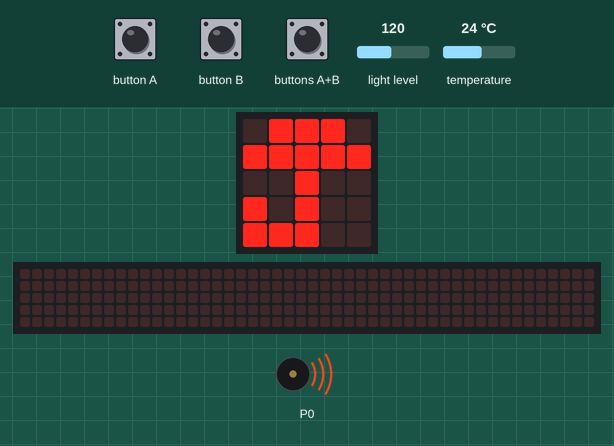
Bench run of a program on a simulated BBC micro:bit (MakeCode). Shown: the board's 5×5 LED display, a strip that is not on the board, showing the scrolling text unrolled, buzzer (waves = sounding). Inputs (shaded band) come from the test bench; at power-on: light level 120, temperature 24 °C. The 48×5 strip is a reading aid, not a part: it shows the text the display is scrolling, unrolled, one strip-width of it at a time.

Above: at 1.2 s.
1.3 s: button A pressed for 0.15 s
At 1.65 s:
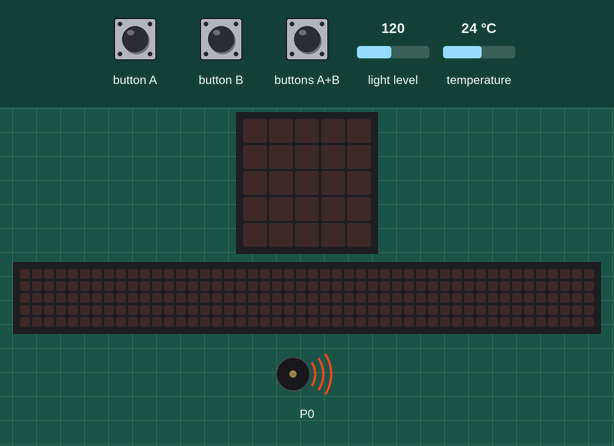
2.0 s: light level set to 103
6.6 s: light level set to 97
At 10.91 s:
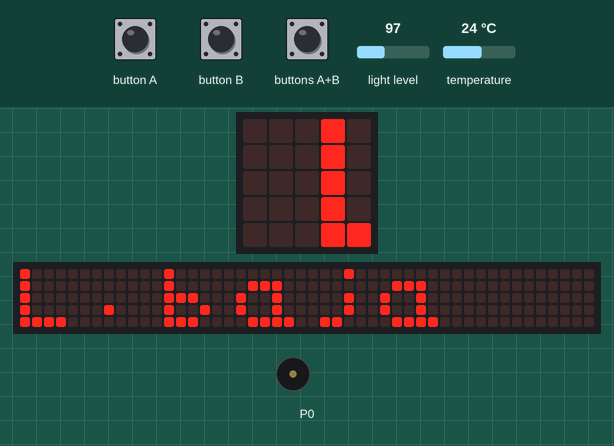
18.8 s: temperature set to 7 °C
At 19.33 s:
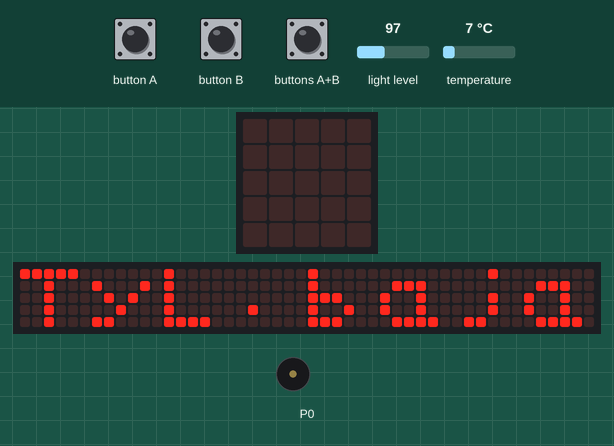
21.0 s: light level set to 128
At 30.91 s:
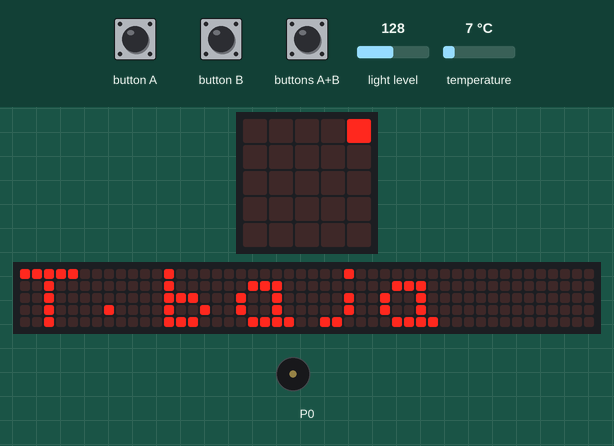
Timing chart, 0 to 32.3 s (numbered marks = the images above; inputs shaded):
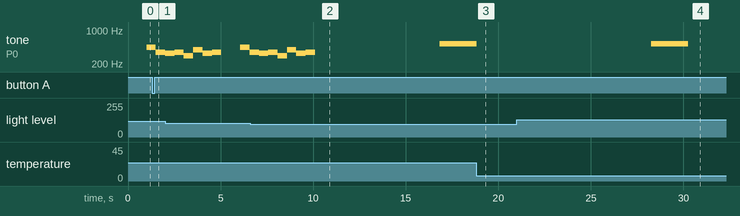

Measured:
- the behaviour switches between 101 and 100 on light level (found by bisection; images 1 and 2)
- after the input at 1.3 s, the display: changes after 0.15 s (image 1)
- after the input at 6.6 s, the display: first differs from a run without the input after 3.9 s (image 2 shows a later state)
- after the input at 18.8 s, the display: changes after 0.46 s (image 3)
- after the input at 21.0 s, the display: first differs from a run without the input after 9.7 s (image 4 shows a later state)
- by itself, tone on P0: plays 330 Hz for 0.51 s, 349 Hz for 0.51 s, 294 Hz for 0.51 s, 392 Hz for 0.51 s, 330 Hz for 0.51 s, 349 Hz for 0.50 s … (7 notes in this stretch)
- what the display in image 1 shows lasts 0.4 s, from 1.5 s to 1.9 s

The program:

main.ts
```typescript
input.onButtonPressed(Button.A, function () {
    basic.showLeds(`
        . . . . .
        . . . . .
        . . . . .
        . . . . .
        . . . . .
        `)
    basic.showNumber(input.temperature())
})
input.onButtonPressed(Button.AB, function () {
    basic.showLeds(`
        . . . . .
        . . . . .
        . . . . .
        . . . . .
        . . . . .
        `)
    basic.showNumber(input.temperature())
    basic.showNumber(input.lightLevel())
})
input.onButtonPressed(Button.B, function () {
    basic.showLeds(`
        . . . . .
        . . . . .
        . . . . .
        . . . . .
        . . . . .
        `)
    basic.showNumber(input.lightLevel())
})
basic.forever(function () {
    basic.showLeds(`
        . . . . .
        . . . . .
        . . . . .
        . . . . .
        . . . . .
        `)
    if (input.temperature() < 8) {
        if (input.lightLevel() <= 100) {
            basic.showString("TyL.bajas")
        } else if (input.lightLevel() >= 200) {
            basic.showString("T.baja,L.alta")
        } else {
            basic.showString("T.baja")
        }
        music.playTone(523, music.beat(BeatFraction.Breve))
    } else if (input.temperature() > 30) {
        if (input.lightLevel() <= 100) {
            basic.showString("T.alta,L.baja")
        } else if (input.lightLevel() >= 200) {
            basic.showString("TyL.altas")
        } else {
            basic.showString("T.alta")
        }
        music.playTone(523, music.beat(BeatFraction.Breve))
    } else {
        if (input.lightLevel() <= 100) {
            basic.showString("L.baja")
            music.playTone(523, music.beat(BeatFraction.Breve))
        } else if (input.lightLevel() >= 200) {
            basic.showString("L.alta")
            music.playTone(523, music.beat(BeatFraction.Breve))
        } else {
            basic.showIcon(IconNames.Umbrella)
            music.playMelody("A F E F D G E F ", 120)
        }
    }
})
```

test.ts
```typescript
// aquí va el archivo "tests"; esto no se compilará cuando este paquete se utilice como una extensión.
```
